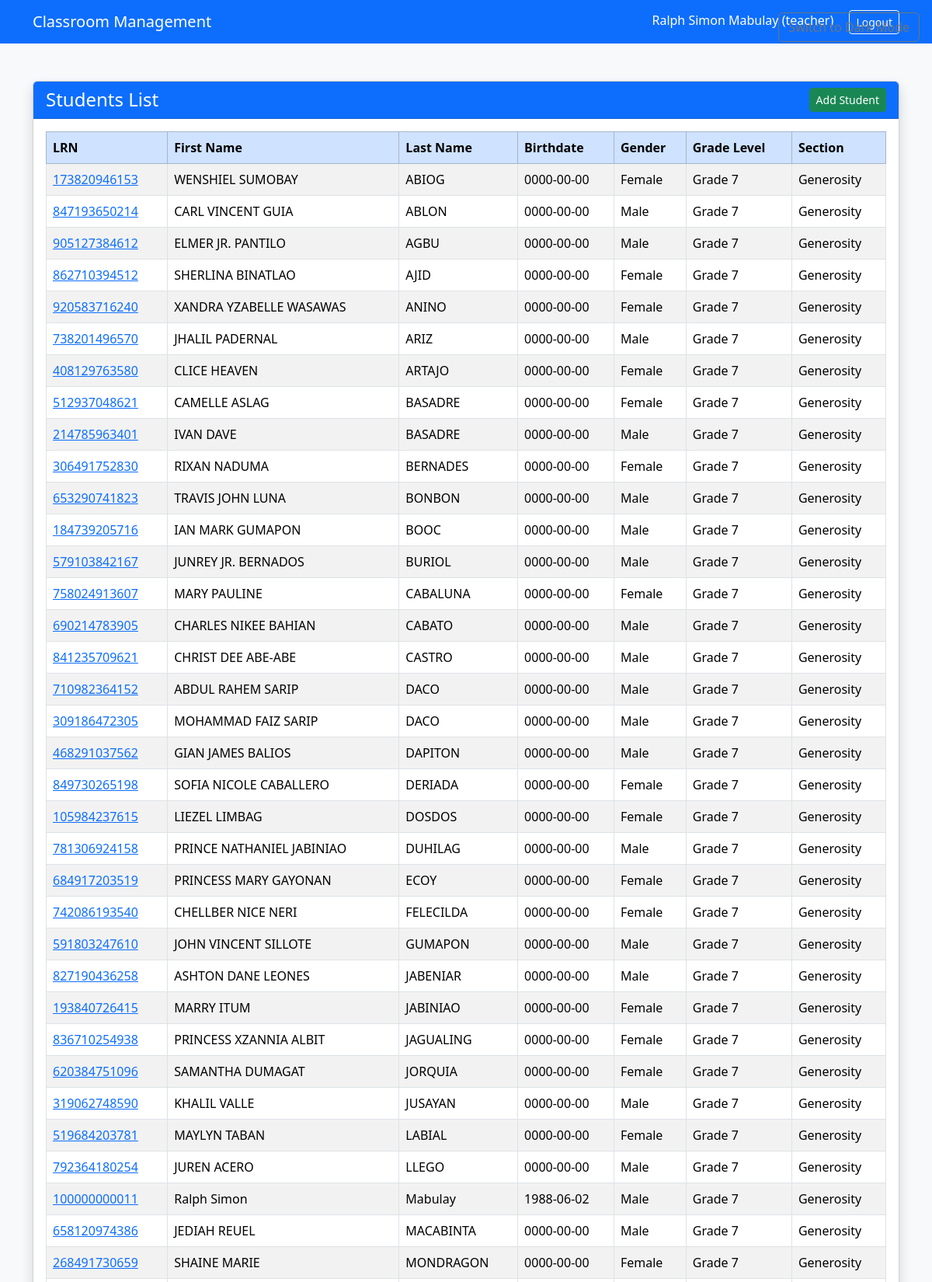
The page /students.php (signed in, upper part) on the database its author committed.
### tables this page shows
CREATE TABLE `tbl_students` (
  `id` int(11) NOT NULL AUTO_INCREMENT,
  `lrn` varchar(12) NOT NULL,
  `first_name` varchar(50) NOT NULL,
  `last_name` varchar(50) NOT NULL,
  `birthdate` date NOT NULL,
  `gender` enum('Male','Female') NOT NULL,
  `address` varchar(255) DEFAULT NULL,
  `grade_level` varchar(10) DEFAULT NULL,
  `section` varchar(50) DEFAULT NULL,
  `contact_number` varchar(20) DEFAULT NULL,
  `guardian_name` varchar(100) DEFAULT NULL,
  `profile_picture` varchar(255) DEFAULT NULL,
  PRIMARY KEY (`id`),
  UNIQUE KEY `lrn` (`lrn`)
);

### students.php (the view, shortened to what this page needs)
<?php
require 'db_connect.php';
$stmt = $pdo->query("SELECT lrn, first_name, last_name, birthdate, gender, grade_level, section FROM tbl_students ORDER BY last_name, first_name");
$students = $stmt->fetchAll();
?>
<!DOCTYPE html>
<html>
<head>
    <link href="https://cdn.jsdelivr.net/npm/bootstrap@5.3.3/dist/css/bootstrap.min.css" rel="stylesheet">
</head>
<body class="bg-light">
    <nav class="navbar navbar-expand-lg navbar-dark bg-primary">
        <div class="container">
            <a class="navbar-brand" href="index.php">Classroom Management</a>
            <div class="ms-auto">
                <span class="navbar-text text-white me-3">
                    <?= htmlspecialchars($_SESSION['full_name']) ?> (<?= htmlspecialchars($_SESSION['role']) ?>)
                </span>
                <a href="logout.php" class="btn btn-outline-light btn-sm">Logout</a>
            </div>
        </div>
    </nav>
    <div class="container py-5">
        <div class="card shadow">
            <div class="card-header bg-primary text-white d-flex justify-content-between align-items-center">
                <h4 class="mb-0">Students List</h4>
                <button class="btn btn-success btn-sm" data-bs-toggle="modal" data-bs-target="#addStudentModal">Add Student</button>
            </div>
            <div class="card-body">
                <table class="table table-bordered table-hover table-striped align-middle">
                    <thead class="table-primary">
                        <tr>
                            <th>LRN</th>
                            <th>First Name</th>
                            <th>Last Name</th>
                            <th>Birthdate</th>
                            <th>Gender</th>
                            <th>Grade Level</th>
                            <th>Section</th>
                        </tr>
                    </thead>
                    <tbody>
                        <?php if (count($students) > 0): ?>
                            <?php foreach ($students as $student): ?>
                                <tr>
                                    <td>
                                        <a href="student_profile.php?lrn=<?= urlencode($student['lrn']) ?>">
                                            <?= htmlspecialchars($student['lrn']) ?>
                                        </a>
                                    </td>
                                    <td><?= htmlspecialchars($student['first_name']) ?></td>
                                    <td><?= htmlspecialchars($student['last_name']) ?></td>
                                    <td><?= htmlspecialchars($student['birthdate']) ?></td>
                                    <td><?= htmlspecialchars($student['gender']) ?></td>
                                    <td><?= htmlspecialchars($student['grade_level']) ?></td>
                                    <td><?= htmlspecialchars($student['section']) ?></td>
                                </tr>
                            <?php endforeach; ?>
                        <?php else: ?>
                            <tr>
                                <td colspan="7" class="text-center">No students found.</td>
                            </tr>
                        <?php endif; ?>
                    </tbody>
                </table>
            </div>
        </div>
    </div>
    <button id="theme-toggle" class="btn btn-outline-secondary position-fixed" style="top: 1rem; right: 1rem; z-index: 1050;">
    </button>
</body>
</html>

### rows shown on the page
tbl_students: lrn "173820946153", first_name "WENSHIEL SUMOBAY", last_name "ABIOG", birthdate "0000-00-00", gender "Female", grade_level "Grade 7", section "Generosity"
tbl_students: lrn "847193650214", first_name "CARL VINCENT GUIA", last_name "ABLON", birthdate "0000-00-00", gender "Male", grade_level "Grade 7", section "Generosity"
tbl_students: lrn "905127384612", first_name "ELMER JR. PANTILO", last_name "AGBU", birthdate "0000-00-00", gender "Male", grade_level "Grade 7", section "Generosity"
tbl_students: lrn "862710394512", first_name "SHERLINA BINATLAO", last_name "AJID", birthdate "0000-00-00", gender "Female", grade_level "Grade 7", section "Generosity"
tbl_students: lrn "920583716240", first_name "XANDRA YZABELLE WASAWAS", last_name "ANINO", birthdate "0000-00-00", gender "Female", grade_level "Grade 7", section "Generosity"
tbl_students: lrn "738201496570", first_name "JHALIL PADERNAL", last_name "ARIZ", birthdate "0000-00-00", gender "Male", grade_level "Grade 7", section "Generosity"
tbl_students: lrn "408129763580", first_name "CLICE HEAVEN", last_name "ARTAJO", birthdate "0000-00-00", gender "Female", grade_level "Grade 7", section "Generosity"
tbl_students: lrn "512937048621", first_name "CAMELLE ASLAG", last_name "BASADRE", birthdate "0000-00-00", gender "Female", grade_level "Grade 7", section "Generosity"
tbl_students: lrn "214785963401", first_name "IVAN DAVE", last_name "BASADRE", birthdate "0000-00-00", gender "Male", grade_level "Grade 7", section "Generosity"
tbl_students: lrn "306491752830", first_name "RIXAN NADUMA", last_name "BERNADES", birthdate "0000-00-00", gender "Female", grade_level "Grade 7", section "Generosity"
tbl_students: lrn "653290741823", first_name "TRAVIS JOHN LUNA", last_name "BONBON", birthdate "0000-00-00", gender "Male", grade_level "Grade 7", section "Generosity"
tbl_students: lrn "184739205716", first_name "IAN MARK GUMAPON", last_name "BOOC", birthdate "0000-00-00", gender "Male", grade_level "Grade 7", section "Generosity"
tbl_students: lrn "579103842167", first_name "JUNREY JR. BERNADOS", last_name "BURIOL", birthdate "0000-00-00", gender "Male", grade_level "Grade 7", section "Generosity"
tbl_students: lrn "758024913607", first_name "MARY PAULINE", last_name "CABALUNA", birthdate "0000-00-00", gender "Female", grade_level "Grade 7", section "Generosity"
tbl_students: lrn "690214783905", first_name "CHARLES NIKEE BAHIAN", last_name "CABATO", birthdate "0000-00-00", gender "Male", grade_level "Grade 7", section "Generosity"
tbl_students: lrn "841235709621", first_name "CHRIST DEE ABE-ABE", last_name "CASTRO", birthdate "0000-00-00", gender "Male", grade_level "Grade 7", section "Generosity"
tbl_students: lrn "710982364152", first_name "ABDUL RAHEM SARIP", last_name "DACO", birthdate "0000-00-00", gender "Male", grade_level "Grade 7", section "Generosity"
tbl_students: lrn "309186472305", first_name "MOHAMMAD FAIZ SARIP", last_name "DACO", birthdate "0000-00-00", gender "Male", grade_level "Grade 7", section "Generosity"
tbl_students: lrn "468291037562", first_name "GIAN JAMES BALIOS", last_name "DAPITON", birthdate "0000-00-00", gender "Male", grade_level "Grade 7", section "Generosity"
tbl_students: lrn "849730265198", first_name "SOFIA NICOLE CABALLERO", last_name "DERIADA", birthdate "0000-00-00", gender "Female", grade_level "Grade 7", section "Generosity"
tbl_students: lrn "105984237615", first_name "LIEZEL LIMBAG", last_name "DOSDOS", birthdate "0000-00-00", gender "Female", grade_level "Grade 7", section "Generosity"
tbl_students: lrn "781306924158", first_name "PRINCE NATHANIEL JABINIAO", last_name "DUHILAG", birthdate "0000-00-00", gender "Male", grade_level "Grade 7", section "Generosity"
tbl_students: lrn "684917203519", first_name "PRINCESS MARY GAYONAN", last_name "ECOY", birthdate "0000-00-00", gender "Female", grade_level "Grade 7", section "Generosity"
tbl_students: lrn "742086193540", first_name "CHELLBER NICE NERI", last_name "FELECILDA", birthdate "0000-00-00", gender "Female", grade_level "Grade 7", section "Generosity"
tbl_students: lrn "591803247610", first_name "JOHN VINCENT SILLOTE", last_name "GUMAPON", birthdate "0000-00-00", gender "Male", grade_level "Grade 7", section "Generosity"
tbl_students: lrn "827190436258", first_name "ASHTON DANE LEONES", last_name "JABENIAR", birthdate "0000-00-00", gender "Male", grade_level "Grade 7", section "Generosity"
tbl_students: lrn "193840726415", first_name "MARRY ITUM", last_name "JABINIAO", birthdate "0000-00-00", gender "Female", grade_level "Grade 7", section "Generosity"
tbl_students: lrn "836710254938", first_name "PRINCESS XZANNIA ALBIT", last_name "JAGUALING", birthdate "0000-00-00", gender "Female", grade_level "Grade 7", section "Generosity"
tbl_students: lrn "620384751096", first_name "SAMANTHA DUMAGAT", last_name "JORQUIA", birthdate "0000-00-00", gender "Female", grade_level "Grade 7", section "Generosity"
tbl_students: lrn "319062748590", first_name "KHALIL VALLE", last_name "JUSAYAN", birthdate "0000-00-00", gender "Male", grade_level "Grade 7", section "Generosity"
tbl_students: lrn "519684203781", first_name "MAYLYN TABAN", last_name "LABIAL", birthdate "0000-00-00", gender "Female", grade_level "Grade 7", section "Generosity"
tbl_students: lrn "792364180254", first_name "JUREN ACERO", last_name "LLEGO", birthdate "0000-00-00", gender "Male", grade_level "Grade 7", section "Generosity"
tbl_students: lrn "100000000011", first_name "Ralph Simon", last_name "Mabulay", birthdate "1988-06-02", gender "Male", grade_level "Grade 7", section "Generosity"
tbl_students: lrn "658120974386", first_name "JEDIAH REUEL", last_name "MACABINTA", birthdate "0000-00-00", gender "Male", grade_level "Grade 7", section "Generosity"
tbl_students: lrn "268491730659", first_name "SHAINE MARIE", last_name "MONDRAGON", birthdate "0000-00-00", gender "Female", grade_level "Grade 7", section "Generosity"

### other values the page prints
$_SESSION['full_name'] "Ralph Simon Mabulay"
$_SESSION['role'] "teacher"
